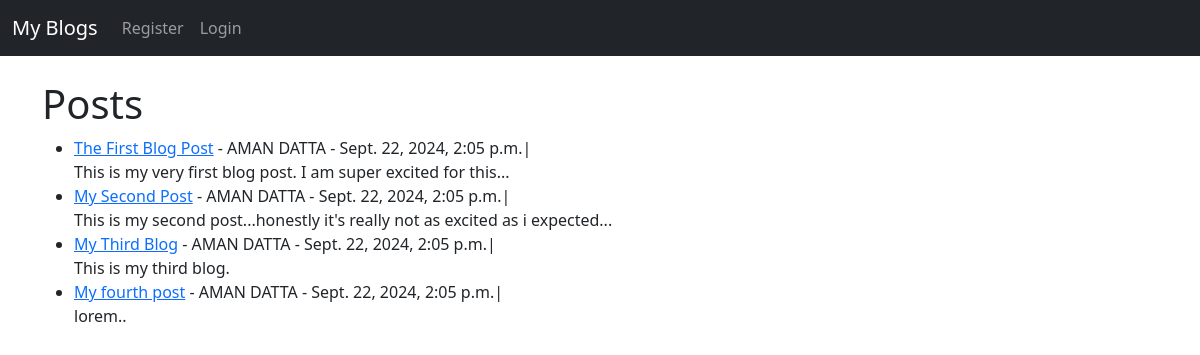
The app's page /, older data.
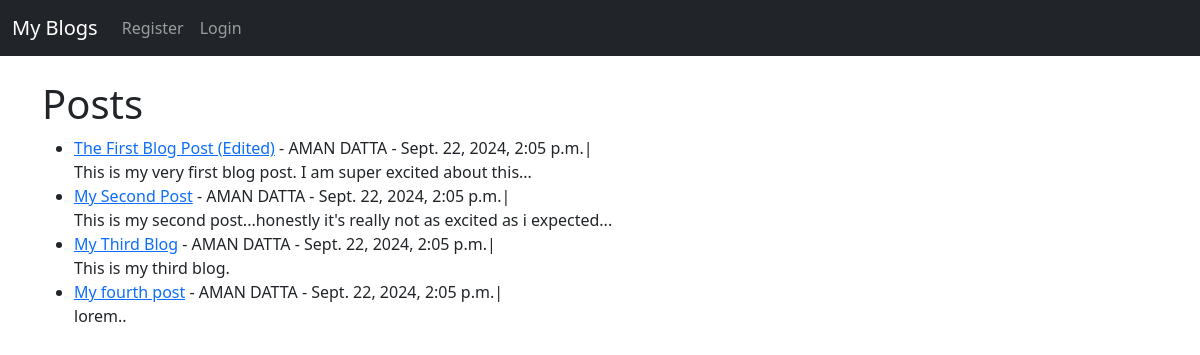
The same page, newer data.
### theblog/models.py (models this page shows, shortened)
class Post(models.Model):
    title = models.CharField(max_length=255)
    title_tag = models.CharField(max_length=255)
    author = models.ForeignKey(User, on_delete=models.CASCADE)
    body = models.TextField()
    publication_date = models.DateTimeField(auto_now_add=True)

### theblog/views.py (the view)
# urls.py: path('', HomeView.as_view(),name='home'),
class HomeView(generic.ListView):
    model = Post
    template_name = 'theblog/home.html'
    ordering = ['-publication_date']

### templates/theblog/home.html (shortened to what this page needs)
{% extends 'theblog/base.html' %}
{% block content %}
<h1>Posts</h1>
<ul>
{% for post in object_list %}
    <li><a href="{% url 'article_details' post.pk %}">{{ post.title }}</a> - {{ post.author.first_name }}
        {{ post.author.last_name }} - {{post.publication_date}}|
        <br>
    {{ post.body|slice:":100" }}</li>
{% endfor %}
</ul>
{% endblock %}

### templates/theblog/base.html (shortened to what this page needs)
<!doctype html>
<html lang="en">
  <head>
    <link href="https://cdn.jsdelivr.net/npm/bootstrap@5.3.3/dist/css/bootstrap.min.css" rel="stylesheet">
  </head>
  <body>
    <header>
        <nav class="navbar navbar-expand-lg navbar-dark bg-dark">
            <div class="container-fluid">
              <a class="navbar-brand" href="{% url 'home' %}">My Blogs</a>
              <div class="collapse navbar-collapse" id="navbarSupportedContent">
                <ul class="navbar-nav me-auto mb-2 mb-lg-0">
                  {% if user.is_authenticated %}
                    <li class="nav-item">
                      <a class="nav-link" href="{% url 'add_post' %}">Add Post</a>
                    </li>
                    <li class="nav-item">
                      {% comment %} <a class="nav-link" href="{% url 'logout' %}">Logout</a> {% endcomment %}
                      <form method="post" action="{% url 'logout' %}" class="nav-item">
                        {% csrf_token %}
                        <button type="submit" class="nav-link">Log Out</button>
                    </li>
                  {% else %}
                    <li class="nav-item">
                      <a class="nav-link" href="{% url 'register' %}">Register</a>
                    </li>
                    <li class="nav-item">
                      <a class="nav-link" href="{% url 'login' %}">Login</a>
                    </li>
                  {% endif %}
                </ul>
              </div>
            </div>
          </nav>
    </header>
    <br>
    <div class="container">
        {% block content %}
        {% endblock %}
    </div>
  </body>
</html>

Row changes from the older to the newer data that the page shows:
changed Post: title "The First Blog Post" → "The First Blog Post (Edited)"; body "This is my very first blog post. I am super excited for this..." → "This is my very first blog post. I am super excited about this..."
